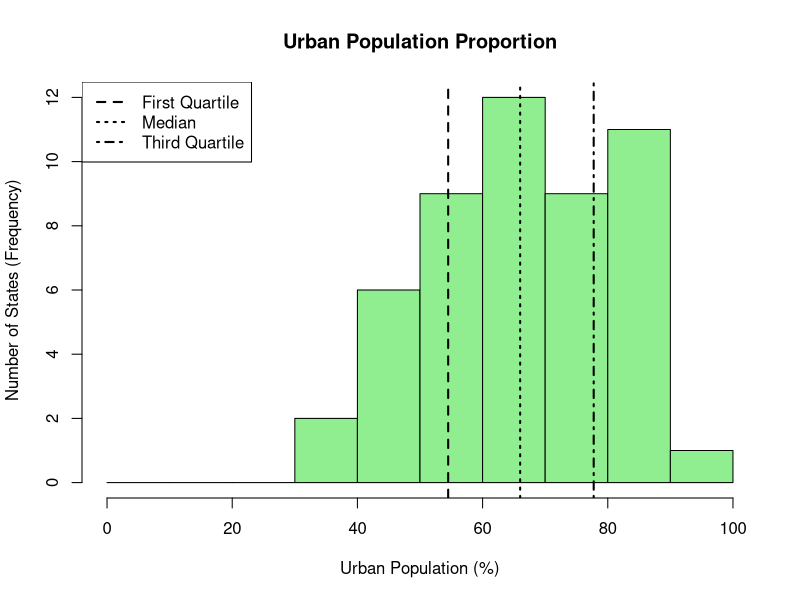
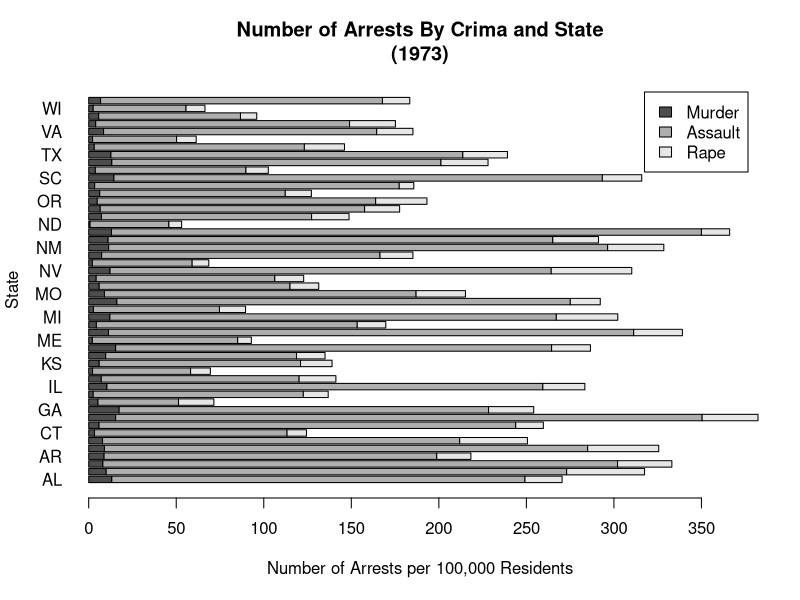

The R source for these figures, in order:
# 14.1d Use ggplot2 functionality to generate a right-exclusive histogram
#       of the proportion of urban population for the states. Set your
#       breaks to be 10 units each, between 0 and 100. Have the histogram
#       show the first quartile, the median, and the third quartile;
#       then provide a matching legend. Use colors as you like and
#       include appropriate axis annotation.


hist(USArrests[,3],breaks=seq(0,100,10),right=FALSE,col="lightgreen",main="Urban Population Proportion",xlab="Urban Population (%)",ylab="Number of States (Frequency)")
abline(v=c(quantile(USArrests[,3],0.25),median(USArrests[,3]),quantile(USArrests[,3],0.75)),lty=c(2,3,4),lwd=2)
legend("topleft",legend=c("First Quartile","Median","Third Quartile"),lty=c(2,3,4),lwd=2)

# 14.1e The code t(as.matrix(USArrests[,-3])) creates a matrix of the USArrests
#       data without the urban population column, and the
#       built-in R object state.abb provides the two-letter state abbreviations,
#       in alphabetical order, as a character vector. Use these two
#       structures and base R graphics to produce a horizontal, stacked
#       barplot with the horizontal bars labeled with state abbreviations
#       and with each bar split according to the type of
#       crime (murder, rape, and assault). Include a legend.

crimes <- t(as.matrix(USArrests[,-3]))
barplot(crimes,beside=FALSE,horiz=TRUE,las=1,main="Number of Arrests By Crima and State\n(1973)",names.arg=state.abb,legend.text=c("Murder","Assault","Rape"),xlab="Number of Arrests per 100,000 Residents",ylab="State")
